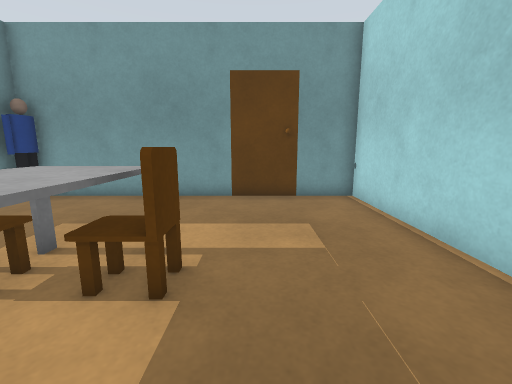
view 1 (above)

15 first-person views from a walk through a world built for the Gazebo simulator. The camera is 0.9 m above the floor, tilts 10° down and sees 90° across. The floor is counted in squares, 0.5 m on a side. Each view is taken from the middle of a square. On the plan, view 1 faces up. The plan holds only what a view shows up to about 15 squares ahead; the rest is blank. Simple shapes stand in for some stock models.

view 2
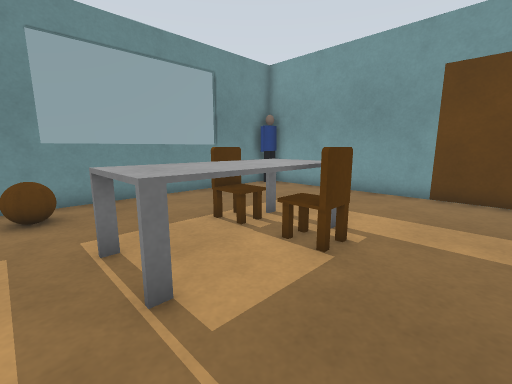

view 3
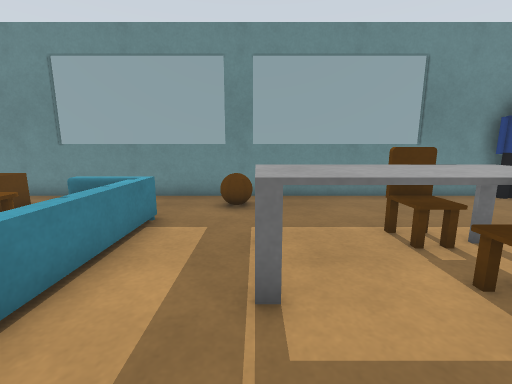

view 4
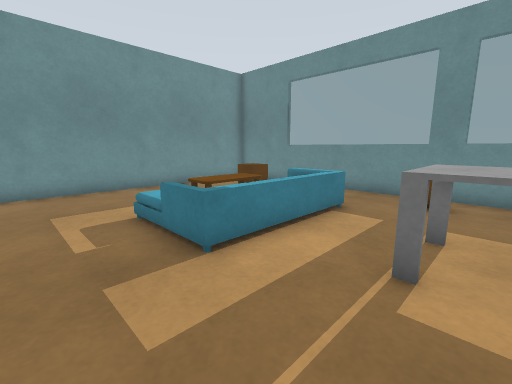

view 5
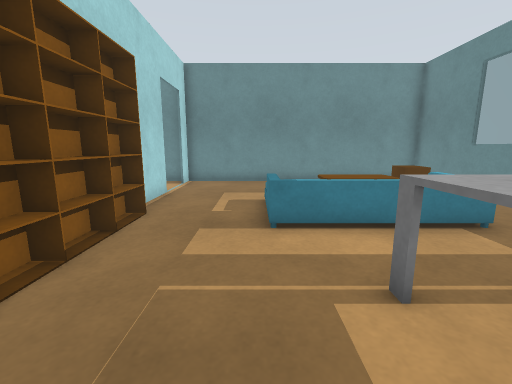

view 6
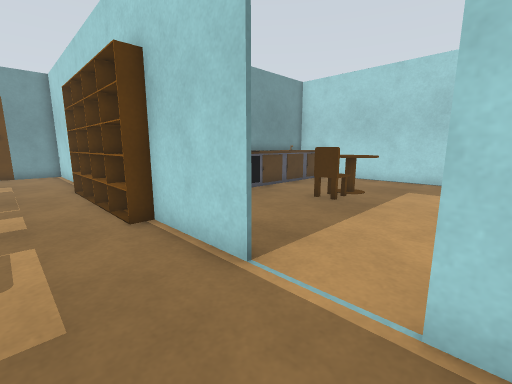

view 7
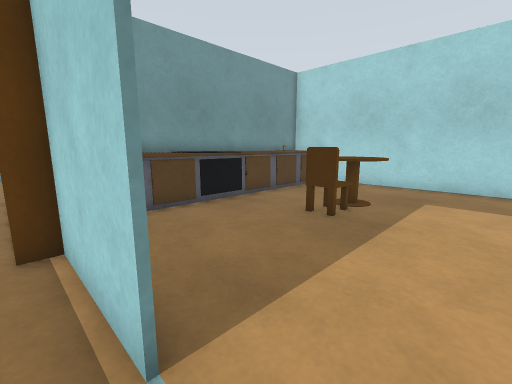

view 8
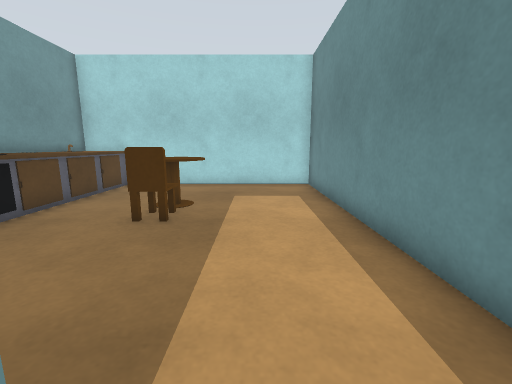

view 9
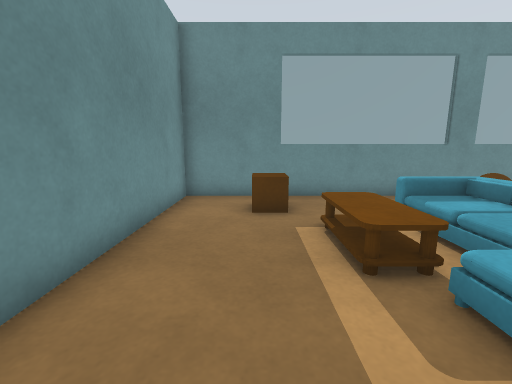

view 10
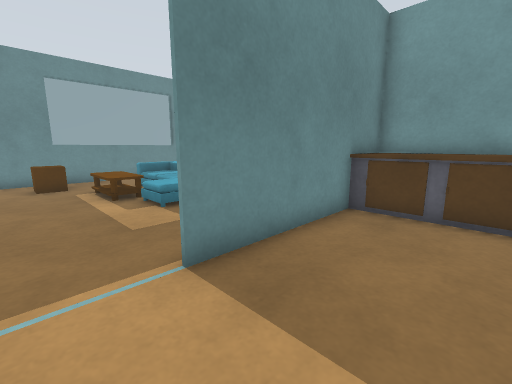

view 11
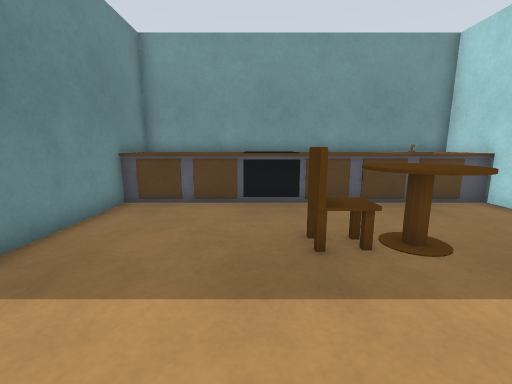

view 12
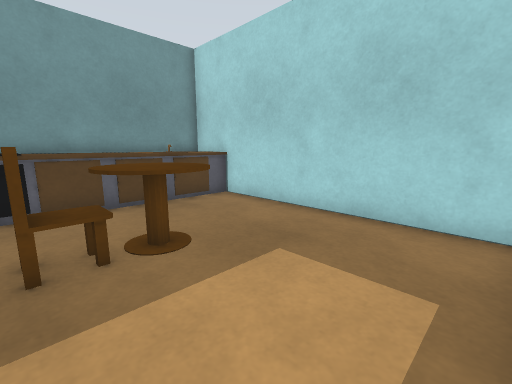

view 13
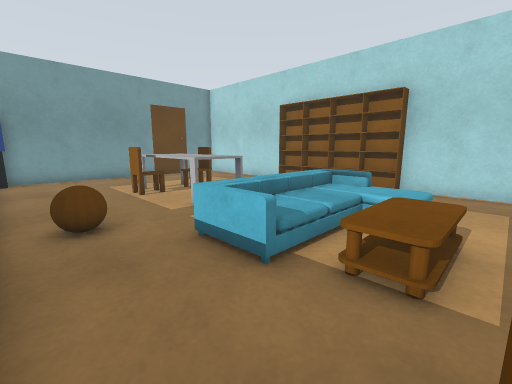

view 14
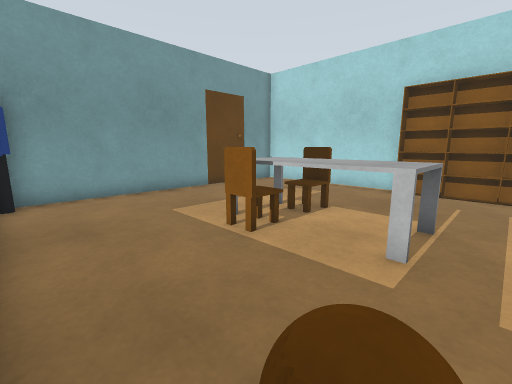

view 15
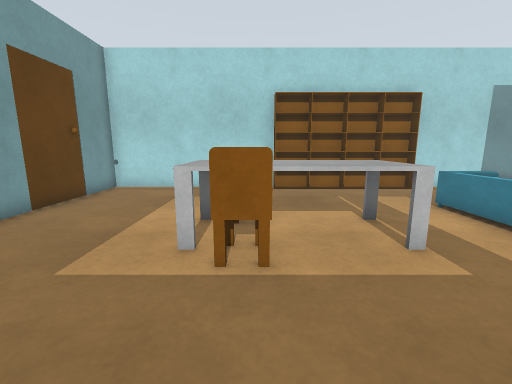

### Floor plan
Points are (right, up) in squares from view 1. A wall is a line through its corners. A room is listed if a view was taken in it or the views show most of it. See-through windows are left out.
Room 1 (views 1, 2, 3, 4, 5, 6, 7, 8, 9, 10, 11, 12, 13, 14, 15)
walls: (3.7, -3.5) (3.7, -7.2); (3.6, 2.1) (3.6, 9.4) (1.5, 9.4); (3.6, -7.2) (3.6, -3.8); (3.9, -10.6) (4.9, -10.6); (5.2, -10.6) (15.5, -10.6) (15.5, 0.2); (-8.4, 0.6) (-8.4, -1.6); (-8.4, -6.4) (-8.4, -10.6) (3.6, -10.6) (3.6, -9.5); (-0.9, 9.4) (-7.9, 9.4); (-8.4, 8.5) (-8.4, 5.4)
objects: person (-8, 9); other object (-7, -8) to (-6, -7); other object (-7, -1) to (-7, 0); coffee table (-5, -6) to (-2, -5); sofa (-5, -5) to (-1, -3); dining table (-4, 0) to (-1, 4); door leaf (0, 9) to (1, 10); bookshelf (3, -4) to (4, 2); counter (4, -2) to (15, 0); other object (9, -6) to (12, -5)

Positions as (right, up) in squares from view 1, and headings:
1: (0, 0), facing up
2: (1, -1), facing up-left
3: (1, 0), facing left
4: (2, 1), facing down-left
5: (0, 3), facing down
6: (1, -10), facing up-right
7: (3, -9), facing up-right
8: (3, -8), facing right
9: (1, -8), facing left
10: (7, -9), facing up-left
11: (8, -10), facing up
12: (9, -10), facing up-right
13: (-8, -7), facing up-right
14: (-8, -1), facing up-right
15: (-8, 3), facing right
